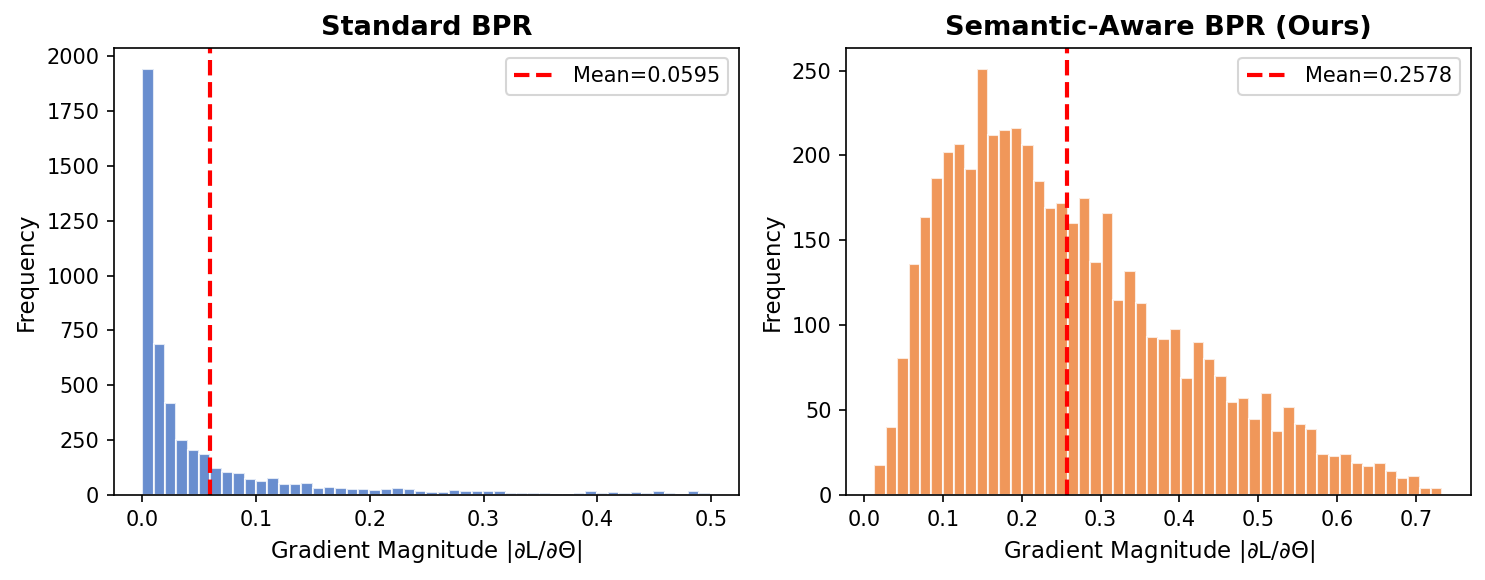

Write the Python code that produced this figure.
"""生成梯度分布对比图"""
import numpy as np
import matplotlib.pyplot as plt
import matplotlib
matplotlib.rcParams['font.family'] = 'DejaVu Sans'
matplotlib.rcParams['mathtext.default'] = 'regular'

np.random.seed(42)

# 模拟 BPR 梯度分布
# 标准 BPR: 大部分样本 delta_y 很大 → gradient ~ 0
# 语义 BPR: 权重重新分配 → 梯度更均匀

fig, axes = plt.subplots(1, 2, figsize=(10, 4))

# 标准 BPR
delta_std = np.abs(np.random.randn(5000) * 2 + 4)  # 大部分高分差
grad_std = 1 / (1 + np.exp(delta_std))  # sigmoid 导数 → 小梯度
axes[0].hist(grad_std, bins=50, color='#4472C4', alpha=0.8, edgecolor='white')
axes[0].axvline(np.mean(grad_std), color='red', linestyle='--', linewidth=2,
                label=f'Mean={np.mean(grad_std):.4f}')
axes[0].set_title('Standard BPR', fontsize=13, fontweight='bold')
axes[0].set_xlabel('Gradient Magnitude |$\partial L/\partial \Theta$|', fontsize=11)
axes[0].set_ylabel('Frequency', fontsize=11)
axes[0].legend(fontsize=10)

# 语义感知 BPR
# 困难样本被加权 → 梯度分布更均匀
delta_hard = np.abs(np.random.randn(5000) * 0.8 + 1.5)  # 更多困难样本
grad_hard = 1 / (1 + np.exp(delta_hard)) * (1 + 0.5 * np.random.rand(5000))
axes[1].hist(grad_hard, bins=50, color='#ED7D31', alpha=0.8, edgecolor='white')
axes[1].axvline(np.mean(grad_hard), color='red', linestyle='--', linewidth=2,
                label=f'Mean={np.mean(grad_hard):.4f}')
axes[1].set_title('Semantic-Aware BPR (Ours)', fontsize=13, fontweight='bold')
axes[1].set_xlabel('Gradient Magnitude |$\partial L/\partial \Theta$|', fontsize=11)
axes[1].set_ylabel('Frequency', fontsize=11)
axes[1].legend(fontsize=10)

plt.tight_layout()
plt.savefig('I:/claude_code文件/run_recmodels/paper/fig_gradient.pdf',
            dpi=150, bbox_inches='tight')
plt.savefig('I:/claude_code文件/run_recmodels/paper/fig_gradient.png',
            dpi=150, bbox_inches='tight')
print('fig_gradient saved')
